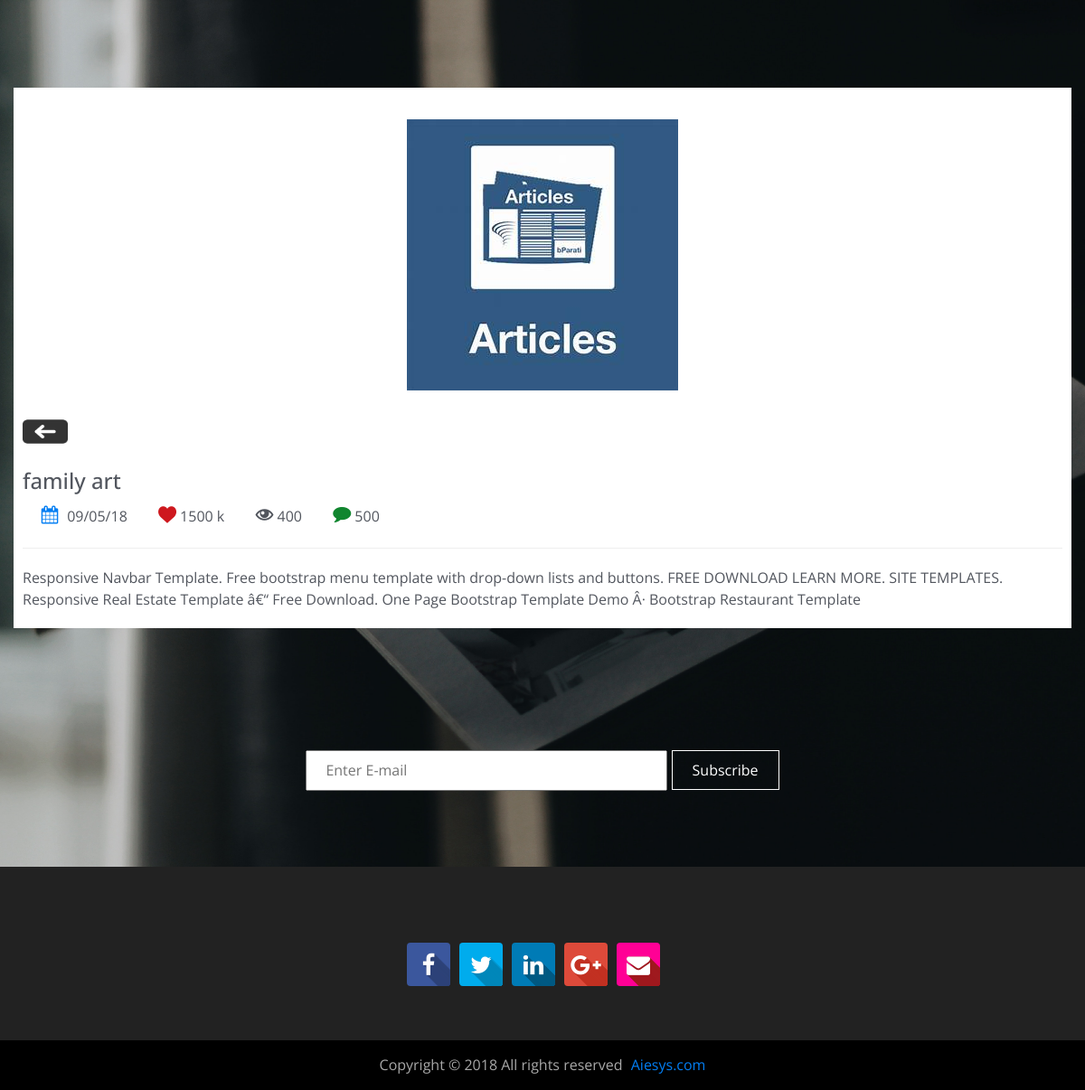
Page /Trainopedia1/article_view.php?art_id=1 on the committed database.
### tables this page shows
CREATE TABLE `art` (
  `art_id` int(2) NOT NULL,
  `heading` varchar(50) NOT NULL,
  `content` varchar(300) NOT NULL,
  `image` varchar(350) NOT NULL,
  `aproval` varchar(15) NOT NULL,
  `date` varchar(15) NOT NULL,
  `regid` int(2) NOT NULL,
  `remove_status` varchar(10) NOT NULL
);

### Trainopedia1/article_view.php (the view, shortened to what this page needs)
<?php
include_once 'connect.php';
$art_id=$_REQUEST['art_id'];
?>
<!DOCTYPE html>
<html lang="en">
<head>
  <link rel="stylesheet" type="text/css" href="css/font-awesome.min.css">
  <link rel="stylesheet" type="text/css" href="css/bootstrap.min.css">
  <link rel="stylesheet" type="text/css" href="css/imagehover.min.css">
  <link rel="stylesheet" type="text/css" href="css/style.css">
  <link rel="stylesheet" type="text/css" href="font/flaticon.css">
</head>
<body>
<br><br>
<?php
		$results=mysqli_query($con,"SELECT `art_id`, `heading`, `content`, `image`, `aproval`, `date`, `regid` FROM `art` WHERE `art_id`='$art_id' ");
while($row=mysqli_fetch_array($results))
{
?>
<br><br>
<div class="container" id="article-page-container-img">
<div class="row">
<div class="col-md-6 col-md-offset-3"><br>
<center><img class="img-responsive" src="package/<?php echo $row['image'];?>"  alt="article image"></center>
<br>
</div>
<div class="col-md-12">
<a href="index.php" >
<img src="img/back.png" width="50" height="43" title="back" alt="back"></a>
<h3><?php echo $row['heading'];?> </h3>
<ul class="list-inline">
<li><i class="flaticon-calendar-with-spring-binder-and-date-blocks"></i> <span><?php echo $row['date'];?></span></li>
<li><i class="flaticon-like"></i>  <span>1500 k</span></li>
<li><i class="flaticon-eye"></i>  <span>400</span></li>
<li><i class="flaticon-comment-black-oval-bubble-shape"></i>  <span>500</span></li>
</ul>
<hr>
<p><?php echo $row['content'];?></p>
</div>
</div>
</div><?php } ?>
      <div class="search-text">
       <div class="container">
         <div class="row text-center">
         <h2 class="sr-only">Subscribe</h2><br>
           <div class="form">
                <form id="search-form" class="form-search form-horizontal">
                    <input type="email" class="input-email" placeholder="Enter E-mail">
                    <button type="submit" class="btn-search">Subscribe</button>
                </form>
            </div>
          </div>
       </div>
	</div><br>
	    <footer>
        <div class="container" id="social-center">
               <div class="row text-center">
			   <div class="col-md-6 col-md-offset-4 col-lg-5 col-lg-offset-4 col-sm-6 col-sm-offset-2 col-xs-12"><br>
	<ul class="social-nav">
		<li><a href="#" target="" title="Facebook" rel="nofollow" class="facebook"><i class="fa fa-facebook"></i></a></li>
	    <li><a href="#" target="" title="Twitter" rel="nofollow" class="twitter"><i class="fa fa-twitter"></i></a></li>
		<li><a href="#" target="" title="Linkedin" rel="nofollow" class="linkedin"><i class="fa fa-linkedin"></i></a></li>
        <li><a href="#" target="" title="Google plus" rel="nofollow" class="google"><i class="fa fa-google-plus"></i></a></li>
		<li><a href="#" target="" title="mail" rel="nofollow" class="envelope"><i class="fa fa-envelope"></i></a></li>
    </ul>
                </div>
        </div>
		</div>
    </footer>
	    <div class="copyright">
     <div class="container">
         <div class="row text-center">
         	<p>Copyright © 2018 All rights reserved  <a href="https://aiesys.com">Aiesys.com</a></p>
         </div>
 	   </div>
    </div>
</body>
</html>

### rows in the picture
art: image (picture), heading "family art", date "09/05/18", content "Responsive Navbar Template. Free bootstrap menu template with drop-down lists and buttons. FREE DOWNLOAD LEARN MORE. SITE TEMPLATES. Responsive Real Estate Template â€“ Free Download. One Page Bootstrap Template Demo Â· Bootstrap Restaurant Template"
